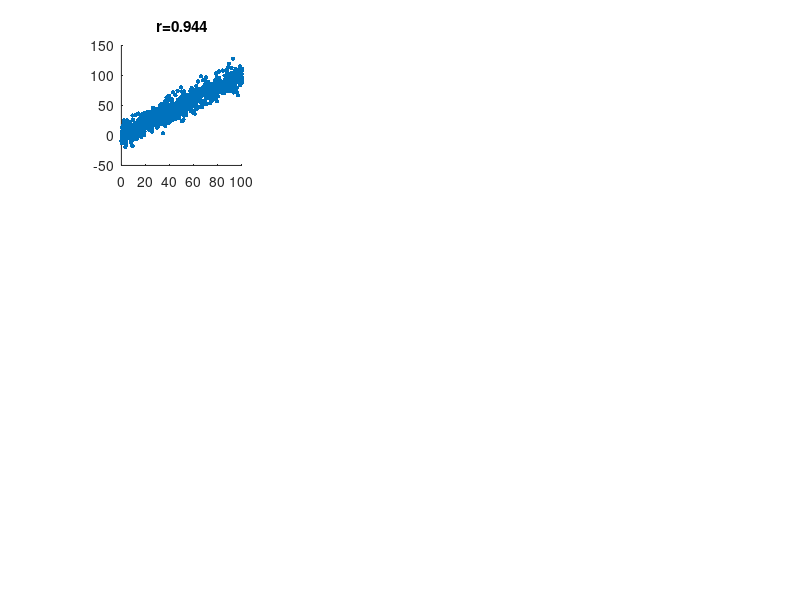

MATLAB code to generate this figure: (Note: this script raises an error after producing the figure.)
%% CCA/DCA intuition plot for Chapter 4 of thesis

% x is three random predictor dimensions with 1000 data points
x = rand(1000,3)*100;
% y = x plus (various) noise
y = x.*[1,0,0] + randn(size(x)).*[10, 100, 10];

% randomly rotate y to mess up the correlation
rotationMatrix = randn(3,3);
y_r = y*rotationMatrix;

% regain the correlation
[A, B, r, U, V, stats] = canoncorr(x, y_r);


% plot it
dotSize = 10;

figure
for plt = 1:9
    subplot(3,3,plt)
    if plt<=3 % Top row, original unaltered Data
        scatter(x(:,plt), y(:,plt), dotSize, 'filled');
        title(sprintf("r=%.3f", corr(x(:,plt), y(:,plt)) ))
    elseif plt>3 && plt<=6 % middle row, rotated Data
        scatter(x(:,plt-3), y_r(:,plt-3), dotSize, 'filled');
        title(sprintf("r=%.3f", corr(x(:,plt-3), y_r(:,plt-3)) ))
    else % bottom row, cca rotated data
        scatter(U(:,plt-6), V(:,plt-6), dotSize, 'filled');
        title(sprintf("r=%.3f", corr(U(:,plt-6), V(:,plt-6)) ))
    end

    axis square
    boto
    lsline
end

%% Explanation Figure


figure
subplot(2,2,1)
scatter(x(:,1)-mean(x(:,1)), x(:,2)-mean(x(:,2)),10, 'filled'); hold on
limsy = get(gca, 'YLim');
limsx = get(gca, 'XLim');
newY = -(A(1,1)*linspace(limsx(1), limsx(2)))/  A(2,1);
plot(linspace(limsx(1), limsx(2)), newY, 'linewidth', 2 ,'color', params.mahogany, 'HandleVisibility','off')
ylim(limsy+ [-10, 10])
xlabel('X_1')
ylabel('X_2')
axis square
boto

subplot(2,2,2)
scatter(y_r(:,1)-mean(y_r(:,1)), y_r(:,2)-mean(y_r(:,2)),10, 'filled'); hold on
limsy = get(gca, 'YLim');
limsx = get(gca, 'XLim');
newY = -(B(1,1)*linspace(limsx(1), limsx(2)))/  B(2,1);
plot(linspace(limsx(1), limsx(2)), newY, 'linewidth', 2 ,'color', params.active, 'HandleVisibility','off')
ylim(limsy)
xlabel('Y_1')
ylabel('Y_2')
axis square
boto

subplot(2,2,3)
scatter(x(:,1)-mean(x(:,1)), y_r(:,1)-mean(y_r(:,1)),10,'filled')
lsline
title(sprintf("r=%.3f", corr(x(:,1), y_r(:,1)) ))
xlabel('X_1')
ylabel('Y_2')
axis square
boto

subplot(2,2,4)
scatter(U(:,1), V(:,1),10,'filled')
title(sprintf("r=%.3f", corr(U(:,1), V(:,1)) ))
lsline
ax = gca;
ax.YColor = params.active;
ax.YAxis.LineWidth=2;
ax.XColor = params.mahogany;
ax.XAxis.LineWidth=2;
xlabel('X_{projection}')
ylabel('Y_{projection}')
axis square
boto

